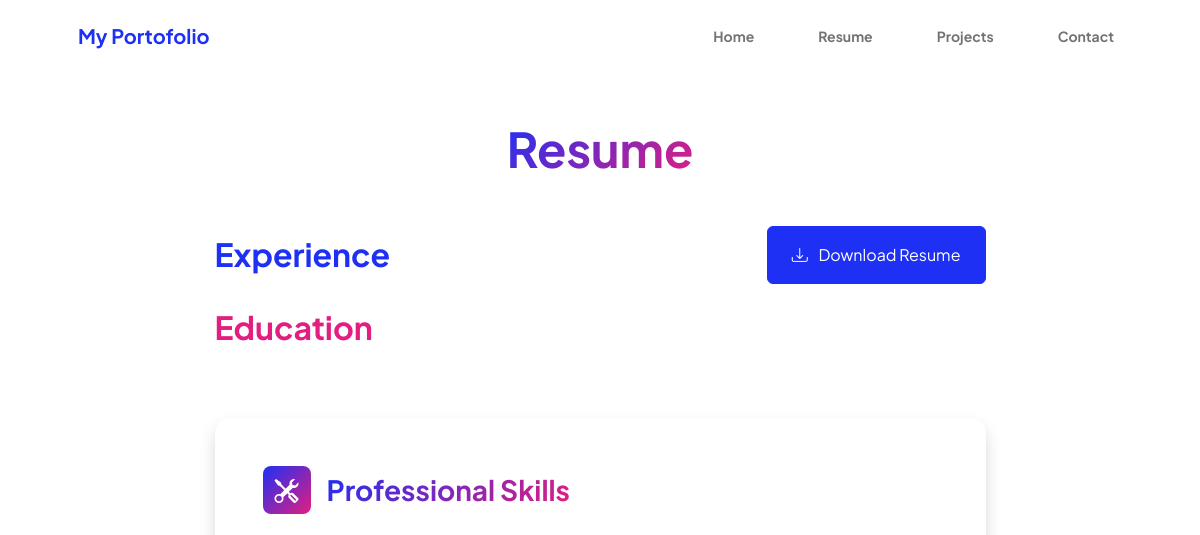
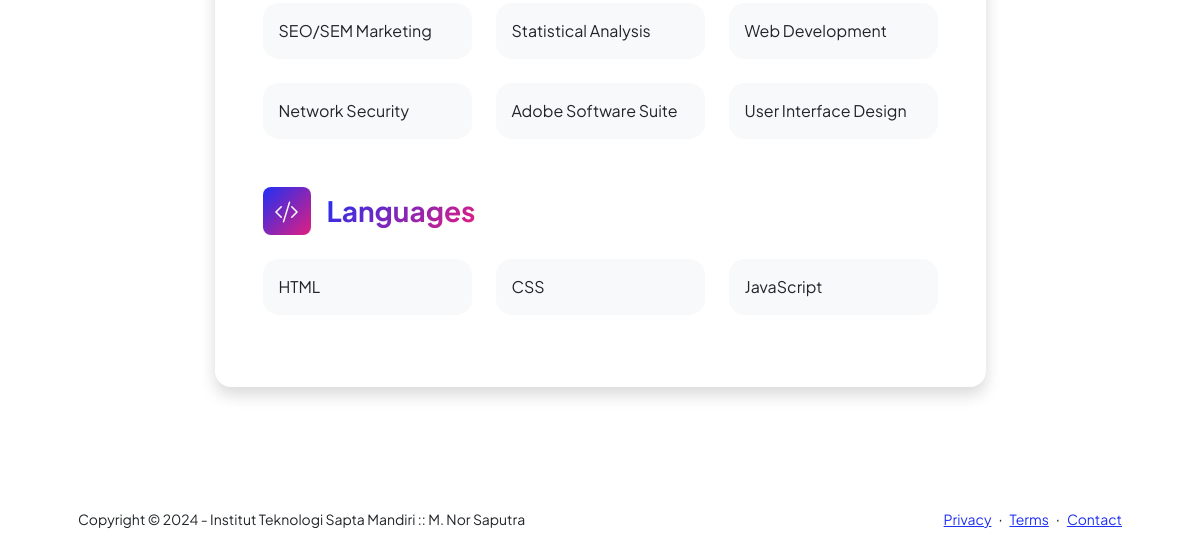
Page /?page=resume on the earlier database version (2 pictures, top to bottom).
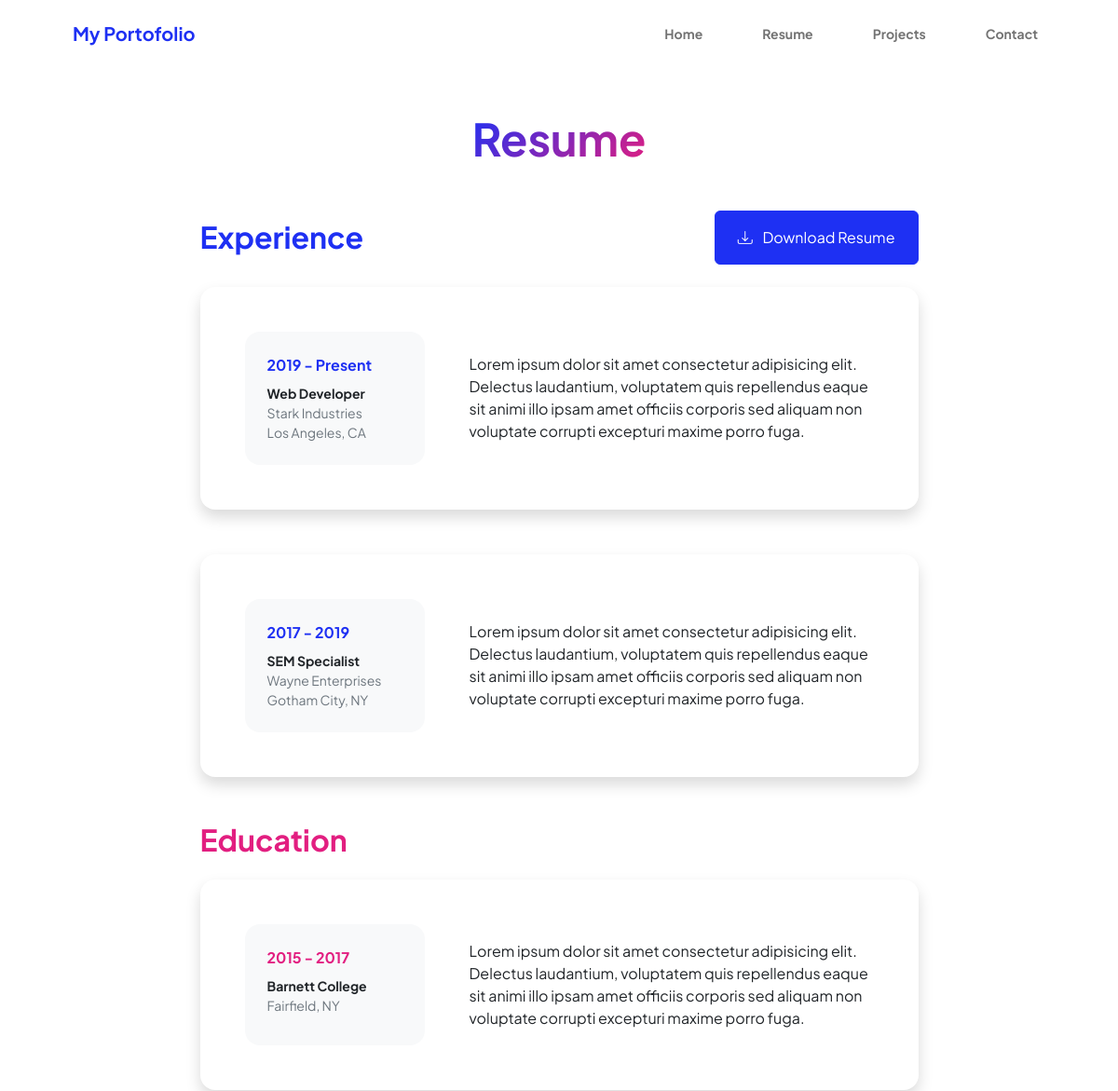
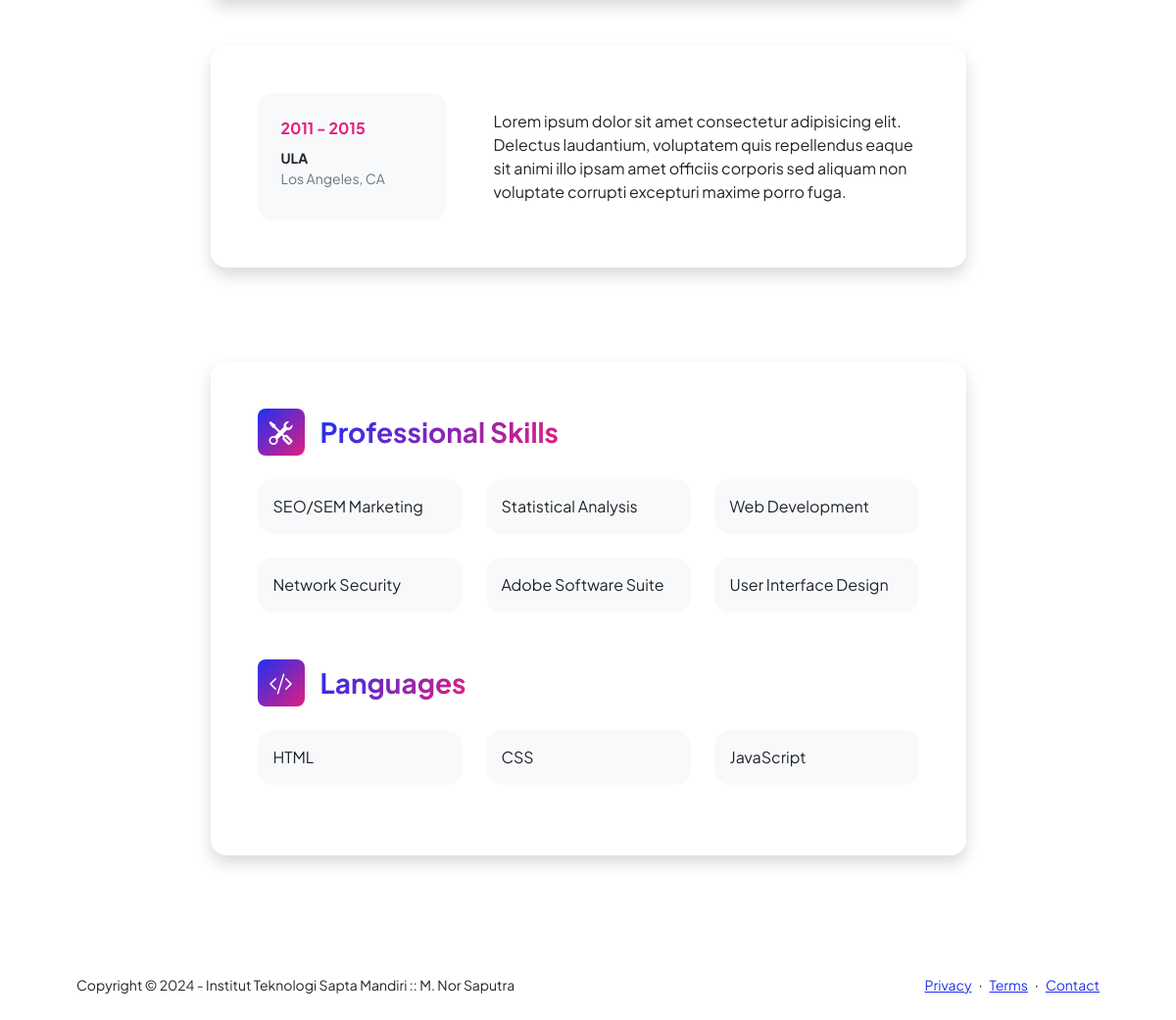
Same page on the later database version (2 pictures, top to bottom).
### tables this page shows
CREATE TABLE "profile" ( id INTEGER,"key" VARCHAR(30),
"value" TEXT, "type" basic NOT NULL DEFAULT 'basic');

CREATE TABLE pengalaman (id INT NOT NULL PRIMARY KEY,tahun VARCHAR(20),pekerjaan VARCHAR(30),"lokasi" VARCHAR(30),deskripsi_pekerjaan TEXT);

CREATE TABLE sekolah (id INTEGER NOT NULL PRIMARY KEY AUTOINCREMENT,tahun VARCHAR(20),tingkat VARCHAR(30),"lokasi" VARCHAR(30),deskripsi_sekolah TEXT);

### layout/main.php (called while the page is built, shortened)
<?php
include "lib/query.php";
$db = new Query();
include "header.php";
include "content.php";
?>

### lib/query.php (called while the page is built, shortened)
<?php
class Query {
    protected $db;
    public function __construct() {
        $this->db = new PDO('sqlite:MyProfile.db');
    }
    public function getProfile($key,$type='basic') {
        $tbl_profile = $this->db->query("SELECT * FROM profile WHERE key = '$key' AND type = '$type'");
        $profile = $tbl_profile->fetchObject();
        return $profile->value;
    }
    public function getPengalaman() {
        $tbl = $this->db->query("SELECT * FROM pengalaman");
        $pengalaman = $tbl->fetchAll(PDO::FETCH_OBJ);
        return $pengalaman;
    }
    public function getSekolah() {
        $tbl = $this->db->query("SELECT * FROM sekolah");
        $sekolah = $tbl->fetchAll(PDO::FETCH_OBJ);
        return $sekolah;
    }
}

### lib/section.php (called while the page is built)
<?php
function Section($goFile, $db) {
    return include("sections/$goFile");
}

### sections/resume.php (the view)
<div class="container px-5 my-5">
    <div class="text-center mb-5">
        <h1 class="display-5 fw-bolder mb-0"><span class="text-gradient d-inline">Resume</span></h1>
    </div>
    <div class="row gx-5 justify-content-center">
        <div class="col-lg-11 col-xl-9 col-xxl-8">
            <section>
                <div class="d-flex align-items-center justify-content-between mb-4">
                    <h2 class="text-primary fw-bolder mb-0">Experience</h2>
                    <a class="btn btn-primary px-4 py-3" href="#!">
                        <div class="d-inline-block bi bi-download me-2"></div>
                        Download Resume
                    </a>
                </div>
                <?php foreach ($db->getPengalaman() as $p): ?>
                <div class="card shadow border-0 rounded-4 mb-5">
                    <div class="card-body p-5">
                        <div class="row align-items-center gx-5">
                            <div class="col text-center text-lg-start mb-4 mb-lg-0">
                                <div class="bg-light p-4 rounded-4">
                                    <div class="text-primary fw-bolder mb-2"><?= $p->tahun ?></div>
                                    <div class="small fw-bolder"><?= $p->pekerjaan ?></div>
                                    <div class="small text-muted"><?= $p->lokasi ?></div>
                                </div>
                            </div>
                            <div class="col-lg-8">
                                <div><?= $p->deskripsi_pekerjaan ?></div>
                            </div>
                        </div>
                    </div>
                </div>
                <?php endforeach; ?>
            </section>
            <section>
                <h2 class="text-secondary fw-bolder mb-4">Education</h2>
                <?php foreach ($db->getSekolah() as $s): ?>
                <div class="card shadow border-0 rounded-4 mb-5">
                    <div class="card-body p-5">
                        <div class="row align-items-center gx-5">
                            <div class="col text-center text-lg-start mb-4 mb-lg-0">
                                <div class="bg-light p-4 rounded-4">
                                    <div class="text-secondary fw-bolder mb-2"><?= $s->tahun ?></div>
                                    <div class="mb-2">
                                        <div class="small fw-bolder"><?= $s->tingkat ?></div>
                                        <div class="small text-muted"><?= $s->lokasi ?></div>
                                    </div>
                                </div>
                            </div>
                            <div class="col-lg-8">
                                <div><?= $s->deskripsi_sekolah ?></div>
                            </div>
                        </div>
                    </div>
                </div>
                <?php endforeach; ?>
            </section>
            <div class="pb-5"></div>
            <section>
                <div class="card shadow border-0 rounded-4 mb-5">
                    <div class="card-body p-5">
                        <div class="mb-5">
                            <div class="d-flex align-items-center mb-4">
                                <div class="feature bg-primary bg-gradient-primary-to-secondary text-white rounded-3 me-3"><i class="bi bi-tools"></i></div>
                                <h3 class="fw-bolder mb-0"><span class="text-gradient d-inline">Professional Skills</span></h3>
                            </div>
                            <div class="row row-cols-1 row-cols-md-3 mb-4">
                                <div class="col mb-4 mb-md-0">
                                    <div class="d-flex align-items-center bg-light rounded-4 p-3 h-100">SEO/SEM Marketing</div>
                                </div>
                                <div class="col mb-4 mb-md-0">
                                    <div class="d-flex align-items-center bg-light rounded-4 p-3 h-100">Statistical Analysis</div>
                                </div>
                                <div class="col">
                                    <div class="d-flex align-items-center bg-light rounded-4 p-3 h-100">Web Development</div>
                                </div>
                            </div>
                            <div class="row row-cols-1 row-cols-md-3">
                                <div class="col mb-4 mb-md-0">
                                    <div class="d-flex align-items-center bg-light rounded-4 p-3 h-100">Network Security</div>
                                </div>
                                <div class="col mb-4 mb-md-0">
                                    <div class="d-flex align-items-center bg-light rounded-4 p-3 h-100">Adobe Software Suite</div>
                                </div>
                                <div class="col">
                                    <div class="d-flex align-items-center bg-light rounded-4 p-3 h-100">User Interface Design</div>
                                </div>
                            </div>
                        </div>
                        <div class="mb-0">
                            <div class="d-flex align-items-center mb-4">
                                <div class="feature bg-primary bg-gradient-primary-to-secondary text-white rounded-3 me-3"><i class="bi bi-code-slash"></i></div>
                                <h3 class="fw-bolder mb-0"><span class="text-gradient d-inline">Languages</span></h3>
                            </div>
                            <div class="row row-cols-1 row-cols-md-3 mb-4">
                                <div class="col mb-4 mb-md-0">
                                    <div class="d-flex align-items-center bg-light rounded-4 p-3 h-100">HTML</div>
                                </div>
                                <div class="col mb-4 mb-md-0">
                                    <div class="d-flex align-items-center bg-light rounded-4 p-3 h-100">CSS</div>
                                </div>
                                <div class="col">
                                    <div class="d-flex align-items-center bg-light rounded-4 p-3 h-100">JavaScript</div>
                                </div>
                            </div>
                        </div>
                    </div>
                </div>
            </section>
        </div>
    </div>
</div>

### layout/header.php (shortened to what this page needs)
<!DOCTYPE html>
<html lang="en">
<head>
    <link href="https://cdn.jsdelivr.net/npm/bootstrap-icons@1.8.1/font/bootstrap-icons.css" rel="stylesheet" />
    <link href="template/styles.css" rel="stylesheet" />
</head>
<body class="d-flex flex-column h-100">

### layout/content.php
<main class="flex-shrink-0">
    <?php
    include_once 'navbar.php';
    function RenderSection($file)
    {
        $db = new Query();
        return Section($file, $db);
    }
    ?>
</main>

### layout/navbar.php (shortened to what this page needs)
<nav class="navbar navbar-expand-lg navbar-light bg-white py-3">
    <div class="container px-5">
        <a class="navbar-brand" href="index.php"><span class="fw-bolder text-primary"><?= $db->getProfile('title') ?></span></a>
        <div class="collapse navbar-collapse" id="navbarSupportedContent">
            <ul class="navbar-nav ms-auto mb-2 mb-lg-0 gap-5 small fw-bolder">
                <li class="nav-item"><a class="nav-link" href="?page=home">Home</a></li>
                <li class="nav-item"><a class="nav-link" href="?page=resume">Resume</a></li>
                <li class="nav-item"><a class="nav-link" href="?page=project">Projects</a></li>
                <li class="nav-item"><a class="nav-link" href="?page=contact">Contact</a></li>
            </ul>
        </div>
    </div>
</nav>

### index.php
<?php
$section = isset($_GET['page']) ? $_GET['page'] : 'home';
$section_path = 'sections/' . $section . '.php';
include 'layout/main.php';
if (file_exists($section_path)) {
    RenderSection("$section.php");
} else {
    RenderSection("404.php");
}
include 'layout/footer.php';

### layout/footer.php (shortened to what this page needs)
<footer class="bg-white py-4 mt-auto">
    <div class="container px-5">
        <div class="row align-items-center justify-content-between flex-column flex-sm-row">
            <div class="col-auto">
                <div class="small m-0">Copyright &copy; <?= $db->getProfile('copyright'); ?></div>
            </div>
            <div class="col-auto">
                <a class="small" href="#!">Privacy</a>
                <span class="mx-1">&middot;</span>
                <a class="small" href="#!">Terms</a>
                <span class="mx-1">&middot;</span>
                <a class="small" href="#!">Contact</a>
            </div>
        </div>
    </div>
</footer>
</body>
</html>

Differences in the rows shown:
added pengalaman: tahun "2019 - Present", pekerjaan "Web Developer", lokasi "Stark Industries Los Angeles, CA", deskripsi_pekerjaan "Lorem ipsum dolor sit amet consectetur adipisicing elit. Delectus laudantium, voluptatem quis repellendus eaque sit animi illo ipsam amet officiis corporis sed aliquam non voluptate corrupti excepturi maxime porro fuga."
added pengalaman: tahun "2017 - 2019", pekerjaan "SEM Specialist", lokasi "Wayne Enterprises Gotham City, NY", deskripsi_pekerjaan "Lorem ipsum dolor sit amet consectetur adipisicing elit. Delectus laudantium, voluptatem quis repellendus eaque sit animi illo ipsam amet officiis corporis sed aliquam non voluptate corrupti excepturi maxime porro fuga."
added sekolah: tahun "2015 - 2017", tingkat "Barnett College", lokasi "Fairfield, NY", deskripsi_sekolah "Lorem ipsum dolor sit amet consectetur adipisicing elit. Delectus laudantium, voluptatem quis repellendus eaque sit animi illo ipsam amet officiis corporis sed aliquam non voluptate corrupti excepturi maxime porro fuga."
added sekolah: tahun "2011 - 2015", tingkat "ULA", lokasi "Los Angeles, CA", deskripsi_sekolah "Lorem ipsum dolor sit amet consectetur adipisicing elit. Delectus laudantium, voluptatem quis repellendus eaque sit animi illo ipsam amet officiis corporis sed aliquam non voluptate corrupti excepturi maxime porro fuga."
